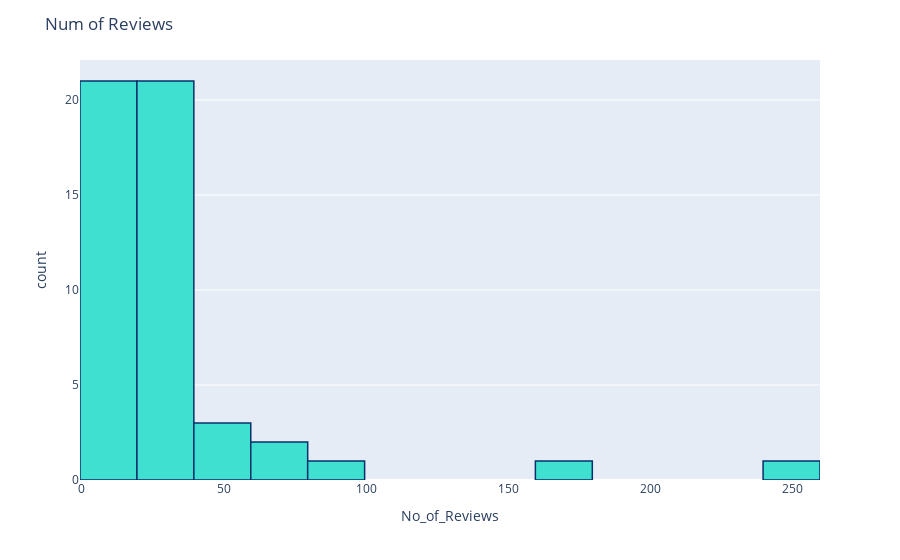

Here is the notebook cell this chart was saved with:
### Code cell
# Num of Reviews- all courses
fig = px.histogram(dfRating, x="No_of_Reviews")
fig.update_traces(marker_color="turquoise",marker_line_color='rgb(8,48,107)',
                  marker_line_width=1.5)
fig.update_layout(title_text='Num of Reviews')
# py.plot(fig)
fig.show()

### Figure 1 — Plotly figure (JSON) as saved in the notebook; plotly's stock layout.template omitted (floating-point values rounded to 4 significant figures)
{"data": [{"alignmentgroup": "True", "bingroup": "x", "hovertemplate": "No_of_Reviews=%{x}<br>count=%{y}<extra></extra>", "legendgroup": "", "marker": {"color": "turquoise", "line": {"color": "rgb(8,48,107)", "width": 1.5}}, "name": "", "offsetgroup": "", "orientation": "v", "showlegend": false, "type": "histogram", "x": [245, 165, 80, 74, 57, 65, 35, 46, 46, 39, 26, 25, 22, 32, 25, 31, 24, 34, 20, 33, 22, 13, 27, 12, 33, 11, 9, 26, 10, 8, 10, 9, 10, 28, 27, 4, 4, 18, 4, 19, 7, 21, 13, 3, 3, 3, 4, 2, 20, 23], "xaxis": "x", "yaxis": "y"}], "layout": {"barmode": "relative", "legend": {"tracegroupgap": 0}, "margin": {"t": 60}, "title": {"text": "Num of Reviews"}, "xaxis": {"anchor": "y", "domain": [0, 1], "title": {"text": "No_of_Reviews"}}, "yaxis": {"anchor": "x", "domain": [0, 1], "title": {"text": "count"}}}}
